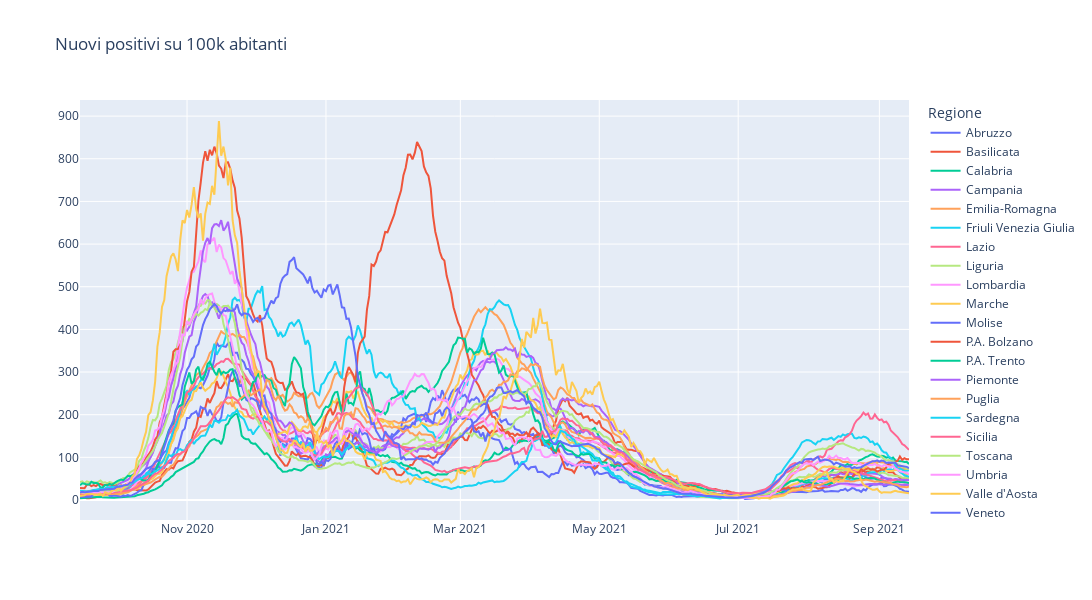

Notebook cell for this chart:
### Code cell
days_label=[g[0:10] for g in giorni[-last_days:]]
fig = go.Figure()
for regione in regioni:
    fig.add_trace(go.Scatter(y=nuovi_pos_100k[regione],
                             x=days_label,
                             name=regione))

    
fig.update_layout(
    title="Nuovi positivi su 100k abitanti",
    legend_title="Regione",
    autosize=False,
    width=1200,
    height=600
)
fig.show()

### Figure 1 — Plotly figure (JSON) as saved in the notebook; plotly's stock layout.template omitted (floating-point values rounded to 4 significant figures; data arrays with more than 128 entries replaced by an {"elided": "..."} marker saying what was removed)
{"data": [{"name": "Abruzzo", "type": "scatter", "x": {"elided": "365 str values"}, "y": {"elided": "365 float values"}}, {"name": "Basilicata", "type": "scatter", "x": {"elided": "365 str values"}, "y": {"elided": "365 float values"}}, {"name": "Calabria", "type": "scatter", "x": {"elided": "365 str values"}, "y": {"elided": "365 float values"}}, {"name": "Campania", "type": "scatter", "x": {"elided": "365 str values"}, "y": {"elided": "365 float values"}}, {"name": "Emilia-Romagna", "type": "scatter", "x": {"elided": "365 str values"}, "y": {"elided": "365 float values"}}, {"name": "Friuli Venezia Giulia", "type": "scatter", "x": {"elided": "365 str values"}, "y": {"elided": "365 float values"}}, {"name": "Lazio", "type": "scatter", "x": {"elided": "365 str values"}, "y": {"elided": "365 float values"}}, {"name": "Liguria", "type": "scatter", "x": {"elided": "365 str values"}, "y": {"elided": "365 float values"}}, {"name": "Lombardia", "type": "scatter", "x": {"elided": "365 str values"}, "y": {"elided": "365 float values"}}, {"name": "Marche", "type": "scatter", "x": {"elided": "365 str values"}, "y": {"elided": "365 float values"}}, {"name": "Molise", "type": "scatter", "x": {"elided": "365 str values"}, "y": {"elided": "365 float values"}}, {"name": "P.A. Bolzano", "type": "scatter", "x": {"elided": "365 str values"}, "y": {"elided": "365 float values"}}, {"name": "P.A. Trento", "type": "scatter", "x": {"elided": "365 str values"}, "y": {"elided": "365 float values"}}, {"name": "Piemonte", "type": "scatter", "x": {"elided": "365 str values"}, "y": {"elided": "365 float values"}}, {"name": "Puglia", "type": "scatter", "x": {"elided": "365 str values"}, "y": {"elided": "365 float values"}}, {"name": "Sardegna", "type": "scatter", "x": {"elided": "365 str values"}, "y": {"elided": "365 float values"}}, {"name": "Sicilia", "type": "scatter", "x": {"elided": "365 str values"}, "y": {"elided": "365 float values"}}, {"name": "Toscana", "type": "scatter", "x": {"elided": "365 str values"}, "y": {"elided": "365 float values"}}, {"name": "Umbria", "type": "scatter", "x": {"elided": "365 str values"}, "y": {"elided": "365 float values"}}, {"name": "Valle d'Aosta", "type": "scatter", "x": {"elided": "365 str values"}, "y": {"elided": "365 float values"}}, {"name": "Veneto", "type": "scatter", "x": {"elided": "365 str values"}, "y": {"elided": "365 float values"}}], "layout": {"autosize": false, "height": 600, "legend": {"title": {"text": "Regione"}}, "title": {"text": "Nuovi positivi su 100k abitanti"}, "width": 1200, "xaxis": {"autorange": true, "range": ["2020-09-15", "2021-09-14"], "type": "date"}, "yaxis": {"autorange": true, "range": [-46.91, 937.8], "type": "linear"}}}
